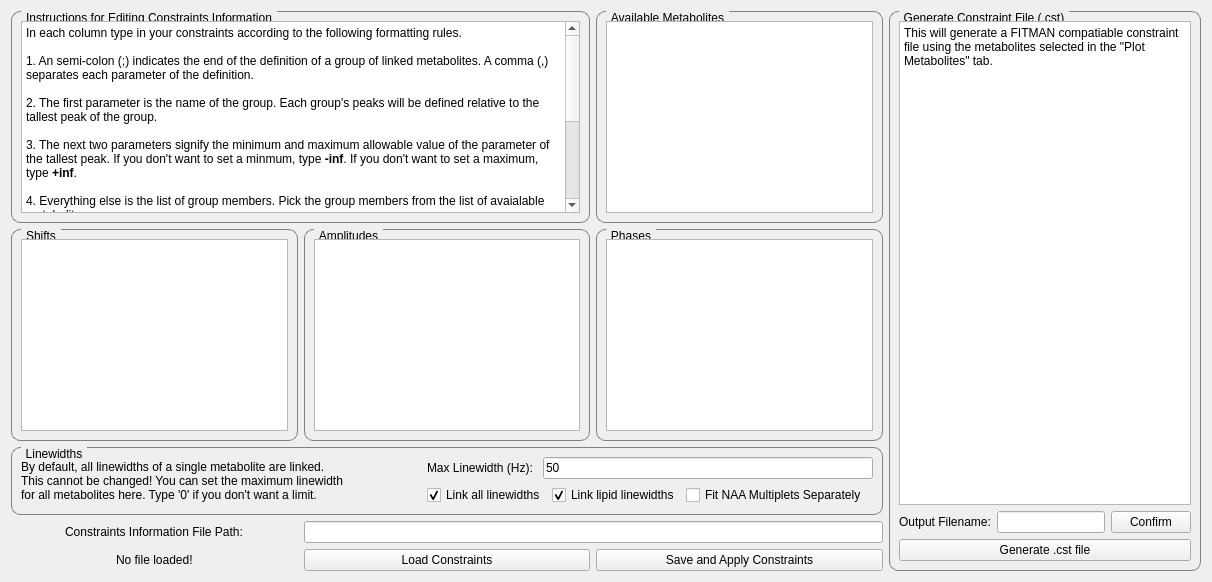
     <widget class="QWidget" name="cstTab">
      <attribute name="title">
       <string>Generate Constraint File</string>
      </attribute>
      <layout class="QHBoxLayout" name="horizontalLayout_9">
       <item>
        <layout class="QGridLayout" name="cstGridLayout">
         <item row="2" column="3">
          <widget class="QGroupBox" name="phasesGroupBox">
           <property name="styleSheet">
            <string notr="true">QGroupBox {
	font-size: 12px;
    border: 1px solid gray;
    border-radius: 9px;
    margin-top: 0.5em;
}

QGroupBox::title {
    subcontrol-origin: margin;
    left: 10px;
    padding: 0 3px 0 3px;
}</string>
           </property>
           <property name="title">
            <string>Phases</string>
           </property>
           <layout class="QVBoxLayout" name="verticalLayout_13">
            <item>
             <widget class="QPlainTextEdit" name="phasesTextEdit"/>
            </item>
           </layout>
          </widget>
         </item>
         <item row="0" column="3">
          <widget class="QGroupBox" name="availMetabGroupBox">
           <property name="styleSheet">
            <string notr="true">QGroupBox {
	font-size: 12px;
    border: 1px solid gray;
    border-radius: 9px;
    margin-top: 0.5em;
}

QGroupBox::title {
    subcontrol-origin: margin;
    left: 10px;
    padding: 0 3px 0 3px;
}</string>
           </property>
           <property name="title">
            <string>Available Metabolites</string>
           </property>
           <layout class="QHBoxLayout" name="horizontalLayout_6">
            <item>
             <widget class="QTextBrowser" name="metabTextBrowser"/>
            </item>
           </layout>
          </widget>
         </item>
         <item row="2" column="2">
          <widget class="QGroupBox" name="ampsGroupBox">
           <property name="styleSheet">
            <string notr="true">QGroupBox {
	font-size: 12px;
    border: 1px solid gray;
    border-radius: 9px;
    margin-top: 0.5em;
}

QGroupBox::title {
    subcontrol-origin: margin;
    left: 10px;
    padding: 0 3px 0 3px;
}</string>
           </property>
           <property name="title">
            <string>Amplitudes</string>
           </property>
           <layout class="QVBoxLayout" name="verticalLayout_11">
            <item>
             <widget class="QPlainTextEdit" name="ampsTextEdit"/>
            </item>
           </layout>
          </widget>
         </item>
         <item row="3" column="1" colspan="3">
          <widget class="QGroupBox" name="lwGroupBox">
           <property name="styleSheet">
            <string notr="true">QGroupBox {
	font-size: 12px;
    border: 1px solid gray;
    border-radius: 9px;
    margin-top: 0.5em;
}

QGroupBox::title {
    subcontrol-origin: margin;
    left: 10px;
    padding: 0 3px 0 3px;
}</string>
           </property>
           <property name="title">
            <string>Linewidths</string>
           </property>
           <layout class="QGridLayout" name="gridLayout_6">
            <item row="1" column="1" colspan="2">
             <widget class="QCheckBox" name="linkAllCheckBox">
              <property name="text">
               <string>Link all linewidths</string>
              </property>
              <property name="checked">
               <bool>true</bool>
              </property>
             </widget>
            </item>
            <item row="0" column="0" rowspan="2">
             <widget class="QLabel" name="lwInstructionsLabel">
              <property name="minimumSize">
               <size>
                <width>400</width>
                <height>0</height>
               </size>
              </property>
              <property name="text">
               <string>By default, all linewidths of a single metabolite are linked.
This cannot be changed! You can set the maximum linewidth
for all metabolites here. Type '0' if you don't want a limit.</string>
              </property>
             </widget>
            </item>
            <item row="0" column="1">
             <widget class="QLabel" name="maxLWLabel">
              <property name="text">
               <string>Max Linewidth (Hz): </string>
              </property>
             </widget>
            </item>
            <item row="1" column="4">
             <widget class="QCheckBox" name="splitNAACheckBox">
              <property name="text">
               <string>Fit NAA Multiplets Separately</string>
              </property>
             </widget>
            </item>
            <item row="0" column="2" colspan="4">
             <widget class="QLineEdit" name="maxLWInput">
              <property name="text">
               <string>50</string>
              </property>
             </widget>
            </item>
            <item row="1" column="3">
             <widget class="QCheckBox" name="linkLipidsCheckBox">
              <property name="text">
               <string>Link lipid linewidths</string>
              </property>
              <property name="checked">
               <bool>true</bool>
              </property>
             </widget>
            </item>
           </layout>
          </widget>
         </item>
         <item row="4" column="2" rowspan="2" colspan="2">
          <widget class="QLineEdit" name="cstFilenameLineEdit"/>
         </item>
         <item row="0" column="1" colspan="2">
          <widget class="QGroupBox" name="instrGroupBox">
           <property name="styleSheet">
            <string notr="true">QGroupBox {
	font-size: 12px;
    border: 1px solid gray;
    border-radius: 9px;
    margin-top: 0.5em;
}

QGroupBox::title {
    subcontrol-origin: margin;
    left: 10px;
    padding: 0 3px 0 3px;
}</string>
           </property>
           <property name="title">
            <string>Instructions for Editing Constraints Information</string>
           </property>
           <layout class="QHBoxLayout" name="horizontalLayout_8">
            <item>
             <widget class="QTextBrowser" name="instrTextBrowser">
              <property name="html">
               <string>&lt;!DOCTYPE HTML PUBLIC &quot;-//W3C//DTD HTML 4.0//EN&quot; &quot;http://www.w3.org/TR/REC-html40/strict.dtd&quot;&gt;
&lt;html&gt;&lt;head&gt;&lt;meta name=&quot;qrichtext&quot; content=&quot;1&quot; /&gt;&lt;style type=&quot;text/css&quot;&gt;
p, li { white-space: pre-wrap; }
&lt;/style&gt;&lt;/head&gt;&lt;body style=&quot; font-family:'Noto Sans'; font-size:10pt; font-weight:400; font-style:normal;&quot;&gt;
&lt;p style=&quot; margin-top:0px; margin-bottom:0px; margin-left:0px; margin-right:0px; -qt-block-indent:0; text-indent:0px;&quot;&gt;&lt;span style=&quot; font-family:'Cantarell'; font-size:9pt;&quot;&gt;In each column type in your constraints according to the following formatting rules.&lt;/span&gt;&lt;/p&gt;
&lt;p style=&quot;-qt-paragraph-type:empty; margin-top:0px; margin-bottom:0px; margin-left:0px; margin-right:0px; -qt-block-indent:0; text-indent:0px; font-family:'Cantarell'; font-size:9pt;&quot;&gt;&lt;br /&gt;&lt;/p&gt;
&lt;p style=&quot; margin-top:0px; margin-bottom:0px; margin-left:0px; margin-right:0px; -qt-block-indent:0; text-indent:0px;&quot;&gt;&lt;span style=&quot; font-family:'Cantarell'; font-size:9pt;&quot;&gt;1. An semi-colon (;) indicates the end of the definition of a group of linked metabolites. A comma (,) separates each parameter of the definition. &lt;/span&gt;&lt;/p&gt;
&lt;p style=&quot;-qt-paragraph-type:empty; margin-top:0px; margin-bottom:0px; margin-left:0px; margin-right:0px; -qt-block-indent:0; text-indent:0px; font-family:'Cantarell'; font-size:9pt;&quot;&gt;&lt;br /&gt;&lt;/p&gt;
&lt;p style=&quot; margin-top:0px; margin-bottom:0px; margin-left:0px; margin-right:0px; -qt-block-indent:0; text-indent:0px;&quot;&gt;&lt;span style=&quot; font-family:'Cantarell'; font-size:9pt;&quot;&gt;2. The first parameter is the name of the group. Each group's peaks will be defined relative to the tallest peak of the group. &lt;/span&gt;&lt;/p&gt;
&lt;p style=&quot;-qt-paragraph-type:empty; margin-top:0px; margin-bottom:0px; margin-left:0px; margin-right:0px; -qt-block-indent:0; text-indent:0px; font-family:'Cantarell'; font-size:9pt;&quot;&gt;&lt;br /&gt;&lt;/p&gt;
&lt;p style=&quot; margin-top:0px; margin-bottom:0px; margin-left:0px; margin-right:0px; -qt-block-indent:0; text-indent:0px;&quot;&gt;&lt;span style=&quot; font-family:'Cantarell'; font-size:9pt;&quot;&gt;3. The next two parameters signify the minimum and maximum allowable value of the parameter of the tallest peak. If you don't want to set a minmum, type &lt;/span&gt;&lt;span style=&quot; font-family:'Cantarell'; font-size:9pt; font-weight:600;&quot;&gt;-inf&lt;/span&gt;&lt;span style=&quot; font-family:'Cantarell'; font-size:9pt;&quot;&gt;. If you don't want to set a maximum, type &lt;/span&gt;&lt;span style=&quot; font-family:'Cantarell'; font-size:9pt; font-weight:600;&quot;&gt;+inf&lt;/span&gt;&lt;span style=&quot; font-family:'Cantarell'; font-size:9pt;&quot;&gt;.&lt;/span&gt;&lt;/p&gt;
&lt;p style=&quot;-qt-paragraph-type:empty; margin-top:0px; margin-bottom:0px; margin-left:0px; margin-right:0px; -qt-block-indent:0; text-indent:0px; font-family:'Cantarell'; font-size:9pt;&quot;&gt;&lt;br /&gt;&lt;/p&gt;
&lt;p style=&quot; margin-top:0px; margin-bottom:0px; margin-left:0px; margin-right:0px; -qt-block-indent:0; text-indent:0px;&quot;&gt;&lt;span style=&quot; font-family:'Cantarell'; font-size:9pt;&quot;&gt;4. Everything else is the list of group members. Pick the group members from the list of avaialable metabolites.&lt;/span&gt;&lt;/p&gt;
&lt;p style=&quot;-qt-paragraph-type:empty; margin-top:0px; margin-bottom:0px; margin-left:0px; margin-right:0px; -qt-block-indent:0; text-indent:0px; font-family:'Cantarell'; font-size:9pt;&quot;&gt;&lt;br /&gt;&lt;/p&gt;
&lt;p style=&quot; margin-top:0px; margin-bottom:0px; margin-left:0px; margin-right:0px; -qt-block-indent:0; text-indent:0px;&quot;&gt;&lt;span style=&quot; font-family:'Cantarell'; font-size:9pt;&quot;&gt;5. Each metabolite can only be part of a single linked group.&lt;/span&gt;&lt;/p&gt;
&lt;p style=&quot;-qt-paragraph-type:empty; margin-top:0px; margin-bottom:0px; margin-left:0px; margin-right:0px; -qt-block-indent:0; text-indent:0px; font-family:'Cantarell'; font-size:9pt;&quot;&gt;&lt;br /&gt;&lt;/p&gt;
&lt;p style=&quot; margin-top:0px; margin-bottom:0px; margin-left:0px; margin-right:0px; -qt-block-indent:0; text-indent:0px;&quot;&gt;&lt;span style=&quot; font-family:'Cantarell'; font-size:9pt; font-style:italic; text-decoration: underline;&quot;&gt;Example (shifts):&lt;/span&gt;&lt;/p&gt;
&lt;p style=&quot; margin-top:0px; margin-bottom:0px; margin-left:0px; margin-right:0px; -qt-block-indent:0; text-indent:0px;&quot;&gt;&lt;span style=&quot; font-family:'Cantarell'; font-size:9pt;&quot;&gt;SNaax, 1.8, 2.2, NAA, NAAG;&lt;/span&gt;&lt;/p&gt;
&lt;p style=&quot; margin-top:0px; margin-bottom:0px; margin-left:0px; margin-right:0px; -qt-block-indent:0; text-indent:0px;&quot;&gt;&lt;span style=&quot; font-family:'Cantarell'; font-size:9pt;&quot;&gt;This means that the shifts of NAA and NAAG are linked, with a group called SNaax. The tallest peak within this group will be constrained to 1.8 ppm to 2.2 ppm. Now NAA and NAAG cannot be a part of another linked shift group.&lt;/span&gt;&lt;/p&gt;
&lt;p style=&quot;-qt-paragraph-type:empty; margin-top:0px; margin-bottom:0px; margin-left:0px; margin-right:0px; -qt-block-indent:0; text-indent:0px; font-family:'Cantarell'; font-size:9pt;&quot;&gt;&lt;br /&gt;&lt;/p&gt;
&lt;p style=&quot; margin-top:0px; margin-bottom:0px; margin-left:0px; margin-right:0px; -qt-block-indent:0; text-indent:0px;&quot;&gt;&lt;span style=&quot; font-family:'Cantarell'; font-size:9pt; font-weight:600;&quot;&gt;Note:&lt;/span&gt;&lt;span style=&quot; font-family:'Cantarell'; font-size:9pt;&quot;&gt; By default, the peaks of a single metabolite are linked together. This tool allows you to link multiple metabolites together.&lt;/span&gt;&lt;/p&gt;&lt;/body&gt;&lt;/html&gt;</string>
              </property>
             </widget>
            </item>
           </layout>
          </widget>
         </item>
         <item row="2" column="1">
          <widget class="QGroupBox" name="shiftsGroupBox">
           <property name="styleSheet">
            <string notr="true">QGroupBox {
	font-size: 12px;
    border: 1px solid gray;
    border-radius: 9px;
    margin-top: 0.5em;
}

QGroupBox::title {
    subcontrol-origin: margin;
    left: 10px;
    padding: 0 3px 0 3px;
}</string>
           </property>
           <property name="title">
            <string>Shifts</string>
           </property>
           <layout class="QVBoxLayout" name="verticalLayout_14">
            <item>
             <widget class="QPlainTextEdit" name="shiftsTextEdit"/>
            </item>
           </layout>
          </widget>
         </item>
         <item row="6" column="3">
          <widget class="QPushButton" name="cstOKButton">
           <property name="text">
            <string>Save and Apply Constraints</string>
           </property>
          </widget>
         </item>
         <item row="4" column="1" rowspan="2" alignment="Qt::AlignHCenter">
          <widget class="QLabel" name="cstInfoFileLabel">
           <property name="text">
            <string>Constraints Information File Path:</string>
           </property>
          </widget>
         </item>
         <item row="6" column="2">
          <widget class="QPushButton" name="cstLoadButton">
           <property name="text">
            <string>Load Constraints</string>
           </property>
          </widget>
         </item>
         <item row="6" column="1" alignment="Qt::AlignHCenter">
          <widget class="QLabel" name="cstInfoErrorLabel">
           <property name="text">
            <string>No file loaded!</string>
           </property>
          </widget>
         </item>
        </layout>
       </item>
       <item>
        <layout class="QVBoxLayout" name="cstVerticalLayout">
         <item>
          <widget class="QGroupBox" name="genCSTGroupBox">
           <property name="styleSheet">
            <string notr="true">QGroupBox {
	font-size: 12px;
    border: 1px solid gray;
    border-radius: 9px;
    margin-top: 0.5em;
}

QGroupBox::title {
    subcontrol-origin: margin;
    left: 10px;
    padding: 0 3px 0 3px;
}</string>
           </property>
           <property name="title">
            <string>Generate Constraint File (.cst)</string>
           </property>
           <layout class="QHBoxLayout" name="horizontalLayout_15">
            <item>
             <layout class="QGridLayout" name="genCSTGridLayout">
              <item row="0" column="0" colspan="3">
               <widget class="QTextBrowser" name="cstFilenameInfoLabel">
                <property name="html">
                 <string>&lt;!DOCTYPE HTML PUBLIC &quot;-//W3C//DTD HTML 4.0//EN&quot; &quot;http://www.w3.org/TR/REC-html40/strict.dtd&quot;&gt;
&lt;html&gt;&lt;head&gt;&lt;meta name=&quot;qrichtext&quot; content=&quot;1&quot; /&gt;&lt;style type=&quot;text/css&quot;&gt;
p, li { white-space: pre-wrap; }
&lt;/style&gt;&lt;/head&gt;&lt;body style=&quot; font-family:'Noto Sans'; font-size:10pt; font-weight:400; font-style:normal;&quot;&gt;
&lt;p style=&quot; margin-top:0px; margin-bottom:0px; margin-left:0px; margin-right:0px; -qt-block-indent:0; text-indent:0px;&quot;&gt;&lt;span style=&quot; font-family:'Sans Serif'; font-size:9pt;&quot;&gt;This will generate a FITMAN compatiable constraint file using the metabolites selected in the &amp;quot;Plot Metabolites&amp;quot; tab.&lt;/span&gt;&lt;/p&gt;&lt;/body&gt;&lt;/html&gt;</string>
                </property>
               </widget>
              </item>
              <item row="4" column="0" colspan="3">
               <widget class="QPushButton" name="genCSTButton">
                <property name="text">
                 <string>Generate .cst file</string>
                </property>
               </widget>
              </item>
              <item row="1" column="0" rowspan="3">
               <widget class="QLabel" name="cstFilenameLabel">
                <property name="text">
                 <string>Output Filename:</string>
                </property>
               </widget>
              </item>
              <item row="1" column="1" rowspan="3">
               <widget class="QLineEdit" name="cstFilenameInput"/>
              </item>
              <item row="1" column="2" rowspan="3">
               <widget class="QPushButton" name="cstFilenameConfirmButton">
                <property name="text">
                 <string>Confirm</string>
                </property>
               </widget>
              </item>
             </layout>
            </item>
           </layout>
          </widget>
         </item>
        </layout>
       </item>
      </layout>
     </widget>
